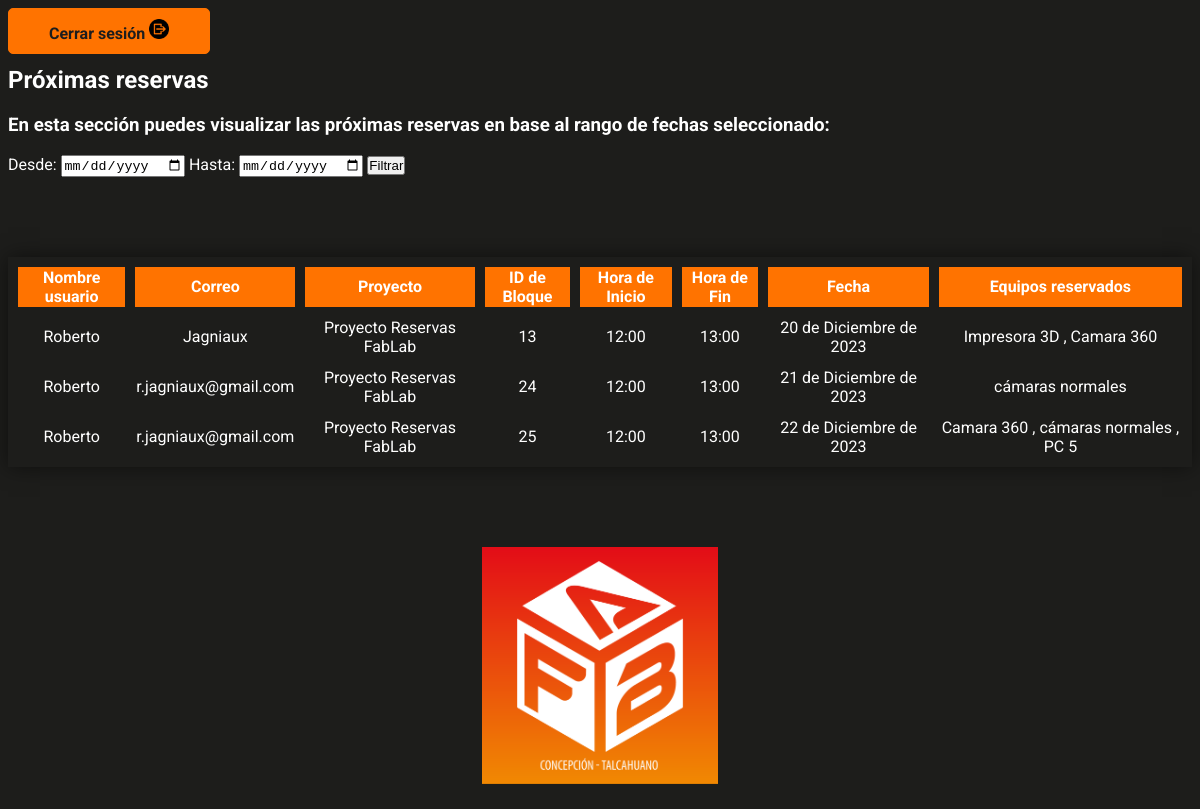
/reportes/, run on the app's committed database.
### bloque/models.py (models this page shows, shortened)
class reserva(models.Model):
    idR = models.AutoField(primary_key=True)
    nomA = models.CharField(max_length=25,verbose_name='Nombre Usuario')
    correo = models.CharField(max_length=50)
    idB = models.ForeignKey(Bloque, null=True, on_delete=models.CASCADE,verbose_name='ID de Bloque')
    proyecto_usuario = models.ForeignKey(Project, on_delete=models.SET_NULL, null=True, blank=True, verbose_name='Proyecto del Usuario')

class Bloque(models.Model):
    id = models.AutoField(primary_key=True)
    estados = models.CharField(
        max_length=15,
        choices=[
            ('Reservado', 'Reservado'),
            ('Disponible', 'Disponible'),
            ('No Disponible', 'No Disponible'),
        ],
        default='No Disponible'
    )
    hora_inicio = models.TimeField()
    hora_fin = models.TimeField()
    fecha = models.DateField()
    idE = models.ManyToManyField(stock)

class stock(models.Model):
    idE = models.AutoField(primary_key=True,verbose_name='ID de Stock')
    nomE = models.CharField(max_length=50)

### accounts/models.py (models this page shows)
class Project(models.Model):
    name = models.CharField(max_length=100, verbose_name='Nombre del Proyecto')
    def __str__(self):
        return self.name

### core/views.py (the view)
# urls.py: path('reportes/', core_views.reportes, name='reportes'),
def reportes(request):
    fecha_desde_str = request.GET.get('fecha_desde')
    fecha_hasta_str = request.GET.get('fecha_hasta')
    fecha_desde = datetime.strptime(fecha_desde_str, "%Y-%m-%d") if fecha_desde_str else None
    fecha_hasta = datetime.strptime(fecha_hasta_str, "%Y-%m-%d") if fecha_hasta_str else None
    if fecha_desde and fecha_hasta:
        reservas = reserva.objects.filter(idB__fecha__range=[fecha_desde, fecha_hasta])
    else:
        reservas = reserva.objects.all().order_by('idB__fecha', 'idB__hora_inicio')
    stock_reservado_por_bloque = {}
    for reserva_item in reservas:
        bloque_reservado = reserva_item.idB
        stock_reservado = bloque_reservado.idE.all() if bloque_reservado else []
        stock_reservado_por_bloque[reserva_item.idR] = stock_reservado
    return render(request, 'core/reportes.html', {'reservas': reservas, 'stock_reservado_por_bloque': stock_reservado_por_bloque})

### core/templates/core/reportes.html (shortened to what this page needs)
{% load static %}
<!DOCTYPE html>
<html style="font-size: 16px;" lang="es">
<head>
    <link rel="stylesheet" href="{% static 'css/reports.css' %}" media="screen">
<a href="{% url 'exit' %}" class="boton_logout">
  Cerrar sesión
  <img src="{% static 'img\cerrar-sesion.png' %}" alt="Logout Icon" width="20" height="20">
</a>
</head>
<body data-path-to-root="/" data-include-products="false" class="u-body u-overlap u-overlap-contrast u-overlap-transparent u-xl-mode" data-lang="es">
    <section class="u-align-center u-clearfix u-palette-5-dark-3 u-section-1" id="carousel_2d24">
        <div class="u-clearfix u-sheet u-sheet-1">
            <body data-path-to-root="/" data-include-products="false" class="u-body u-overlap u-overlap-contrast u-overlap-transparent u-xl-mode" data-lang="es">
              <section class="u-align-center u-clearfix u-palette-5-dark-3 u-section-1" id="carousel_2d24">
                  <div class="u-clearfix u-sheet u-sheet-1">
                      <br>
                      <br>
                      <h2>Próximas reservas</h2>
                      <h3>En esta sección puedes visualizar las próximas reservas en base al rango de fechas seleccionado:</h3>
                      <form id="filtroFechasForm">
                  <label for="fechaDesde">Desde:</label>
                  <input type="date" id="fechaDesde" name="fechaDesde">
                  <label for="fechaHasta">Hasta:</label>
                  <input type="date" id="fechaHasta" name="fechaHasta">
                  <button type="button" onclick="filtrarReservas()">Filtrar</button>
              </form>
                      <table class="styled-table">
                        <thead>
                            <tr>
                                <th>Nombre usuario</th>
                                <th>Correo</th>
                                <th>Proyecto</th>
                                <th>ID de Bloque</th>
                                <th>Hora de Inicio</th>
                                <th>Hora de Fin</th>
                                <th>Fecha</th>
                                <th>Equipos reservados</th>
                            </tr>
                        </thead>
                        <tbody>
                            {% for reserva in reservas %}
                                <tr>
                                    <td>{{ reserva.nomA }}</td>
                                    <td>{{ reserva.correo }}</td>
                                    <td>{{ reserva.proyecto_usuario }}</td>
                                    <td>{{ reserva.idB.id }}</td>
                                    <td>{{ reserva.idB.hora_inicio }}</td>
                                    <td>{{ reserva.idB.hora_fin }}</td>
                                    <td>{{ reserva.idB.fecha }}</td>
                                    {% if reserva.idB.idE.all %}
                                        <td>
                                            {% for stock_item in reserva.idB.idE.all %}
                                                {{ stock_item.nomE }}
                                                {% if not forloop.last %}, {% endif %}
                                            {% endfor %}
                                        </td>
                                    {% else %}
                                        <td>Sin equipos reservados</td>
                                    {% endif %}
                                </tr>
                            {% endfor %}
                        </tbody>
                    </table>
                  </div>
              </section>
          </body>
        </div>
    </section>
    <img class="u-image-1" src="{% static 'img\Calada.png' %}" alt="">
</body>
</html>

### core/static/css/reports.css (style rules this page uses)
body, h4, th, td { color: #ffffff; }
.styled-table { list-style-type: none; padding: 0; }
button { padding: 0; margin: 0; }
.u-image-1 { max-width: 20%; height: auto; margin-bottom: 25px; margin-left: auto; margin-right: auto; display: block; }
body { font-family: "Roboto", sans-serif; background-color: #1d1d1b; }
.styled-table { margin: 80px 0; font-size: 100%; min-width: 900px; margin-left: auto; margin-right: auto; box-shadow: 0 0 20px rgba(0, 0, 0, 0.50); border-collapse: separate; border-spacing: 10px; }
.styled-table thead tr { background-color: #ff7300; text-align: center; }
.styled-table th, .styled-table td { padding: 1px 1px; text-align: center; }
.styled-table tbody tr { border-bottom: 1px solid #dddd; }
.boton_logout { padding: 10px 40px; font-size: 16px; text-align: center; text-decoration: none; cursor: pointer; border-radius: 5px; background-color: #ff7300; color: #1d1d1d; border: 1px solid #ff7300; font-weight: bold; float: left; }

### data on the page
reserva: nomA "Roberto", correo "Jagniaux", proyecto_usuario "Proyecto Reservas FabLab", idB.id "13", idB.hora_inicio "12:00", idB.hora_fin "13:00", idB.fecha "20 de Diciembre de 2023"
stock: nomE "Impresora 3D"
stock: nomE "Camara 360"
reserva: nomA "Roberto", correo "r.jagniaux@gmail.com", proyecto_usuario "Proyecto Reservas FabLab", idB.id "24", idB.hora_inicio "12:00", idB.hora_fin "13:00", idB.fecha "21 de Diciembre de 2023"
stock: nomE "cámaras normales"
reserva: nomA "Roberto", correo "r.jagniaux@gmail.com", proyecto_usuario "Proyecto Reservas FabLab", idB.id "25", idB.hora_inicio "12:00", idB.hora_fin "13:00", idB.fecha "22 de Diciembre de 2023"
stock: nomE "Camara 360"
stock: nomE "PC 5"
